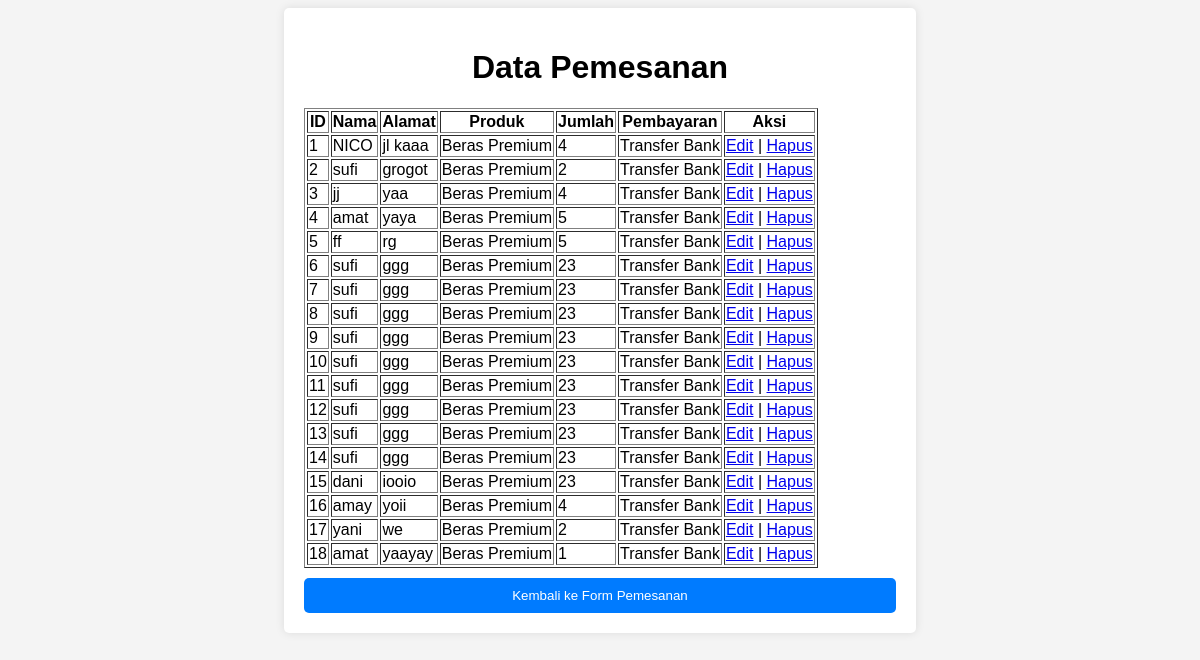
Page /php/read.php on the committed database.
### tables this page shows
CREATE TABLE `pemesanan` (
  `id` int(11) NOT NULL,
  `nama` varchar(255) NOT NULL,
  `alamat` varchar(255) NOT NULL,
  `produk` varchar(255) NOT NULL,
  `jumlah` int(11) NOT NULL,
  `pembayaran` varchar(255) NOT NULL,
  `tanggal_pemesanan` timestamp NOT NULL DEFAULT current_timestamp(),
  `file` varchar(255) DEFAULT NULL,
  `file_upload` varchar(255) DEFAULT NULL
);

### php/read.php (the view, shortened to what this page needs)
<?php
include 'konek.php';
$sql = "SELECT * FROM pemesanan";
$result = $conn->query($sql);
?>
<!DOCTYPE html>
<html lang="id">
<head>
    <link rel="stylesheet" href="../css/style.css">
</head>
<body>
    <div class="container">
        <h1>Data Pemesanan</h1>
        <table border="1">
            <tr>
                <th>ID</th>
                <th>Nama</th>
                <th>Alamat</th>
                <th>Produk</th>
                <th>Jumlah</th>
                <th>Pembayaran</th>
                <th>Aksi</th>
            </tr>
            <?php
            if ($result->num_rows > 0) {
                while($row = $result->fetch_assoc()) {
                    echo "<tr>
                            <td>".$row["id"]."</td>
                            <td>".$row["nama"]."</td>
                            <td>".$row["alamat"]."</td>
                            <td>".$row["produk"]."</td>
                            <td>".$row["jumlah"]."</td>
                            <td>".$row["pembayaran"]."</td>
                            <td>
                                <a href='update.php?id=".$row["id"]."'>Edit</a> |
                                <a href='delete.php?id=".$row["id"]."' onclick='return confirm(\"Yakin ingin menghapus?\")'>Hapus</a>
                            </td>
                          </tr>";
                }
            } else {
                echo "<tr><td colspan='7'>Tidak ada data pemesanan.</td></tr>";
            }
            ?>
        </table>
        <button class="back-button" onclick="window.location.href='index.html'">Kembali ke Form Pemesanan</button>
    </div>
</body>
</html>

### css/style.css (style rules this page uses)
body { font-family: Arial, sans-serif; background-color: #f4f4f4; }
.container { width: 50%; margin: 0 auto; background: #fff; padding: 20px; box-shadow: 0 0 10px rgba(0, 0, 0, 0.1); border-radius: 5px; }
h1 { text-align: center; }
button { width: 100%; padding: 10px; background: #28a745; border: none; color: white; border-radius: 5px; cursor: pointer; }
.back-button { background: #007bff; margin-top: 10px; color: white; }

### rows in the picture
pemesanan: id "1", nama "NICO", alamat "jl kaaa", produk "Beras Premium", jumlah "4", pembayaran "Transfer Bank"
pemesanan: id "2", nama "sufi", alamat "grogot", produk "Beras Premium", jumlah "2", pembayaran "Transfer Bank"
pemesanan: id "3", nama "jj", alamat "yaa", produk "Beras Premium", jumlah "4", pembayaran "Transfer Bank"
pemesanan: id "4", nama "amat", alamat "yaya", produk "Beras Premium", jumlah "5", pembayaran "Transfer Bank"
pemesanan: id "5", nama "ff", alamat "rg", produk "Beras Premium", jumlah "5", pembayaran "Transfer Bank"
pemesanan: id "6", nama "sufi", alamat "ggg", produk "Beras Premium", jumlah "23", pembayaran "Transfer Bank"
pemesanan: id "7", nama "sufi", alamat "ggg", produk "Beras Premium", jumlah "23", pembayaran "Transfer Bank"
pemesanan: id "8", nama "sufi", alamat "ggg", produk "Beras Premium", jumlah "23", pembayaran "Transfer Bank"
pemesanan: id "9", nama "sufi", alamat "ggg", produk "Beras Premium", jumlah "23", pembayaran "Transfer Bank"
pemesanan: id "10", nama "sufi", alamat "ggg", produk "Beras Premium", jumlah "23", pembayaran "Transfer Bank"
pemesanan: id "11", nama "sufi", alamat "ggg", produk "Beras Premium", jumlah "23", pembayaran "Transfer Bank"
pemesanan: id "12", nama "sufi", alamat "ggg", produk "Beras Premium", jumlah "23", pembayaran "Transfer Bank"
pemesanan: id "13", nama "sufi", alamat "ggg", produk "Beras Premium", jumlah "23", pembayaran "Transfer Bank"
pemesanan: id "14", nama "sufi", alamat "ggg", produk "Beras Premium", jumlah "23", pembayaran "Transfer Bank"
pemesanan: id "15", nama "dani", alamat "iooio", produk "Beras Premium", jumlah "23", pembayaran "Transfer Bank"
pemesanan: id "16", nama "amay", alamat "yoii", produk "Beras Premium", jumlah "4", pembayaran "Transfer Bank"
pemesanan: id "17", nama "yani", alamat "we", produk "Beras Premium", jumlah "2", pembayaran "Transfer Bank"
pemesanan: id "18", nama "amat", alamat "yaayay", produk "Beras Premium", jumlah "1", pembayaran "Transfer Bank"
